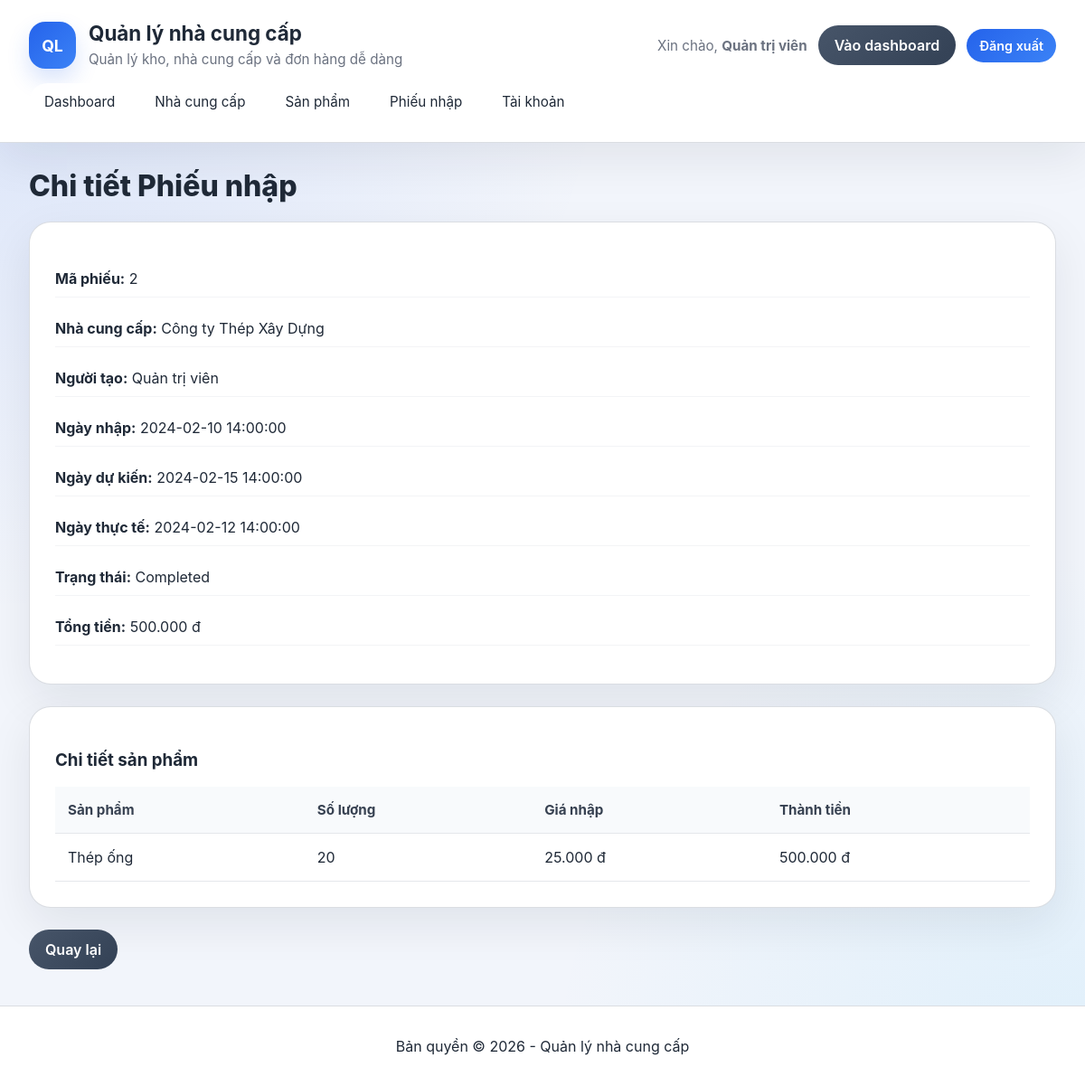
Page /order_view.php?id=2 (signed in) on the committed database.
### tables this page shows
CREATE TABLE `purchase_orders` (
  `order_id` int(11) NOT NULL AUTO_INCREMENT PRIMARY KEY,
  `supplier_id` int(11) NOT NULL,
  `admin_id` int(11) NOT NULL,
  `order_date` datetime DEFAULT current_timestamp(),
  `expected_date` datetime NOT NULL,
  `actual_date` datetime DEFAULT NULL,
  `total_amount` decimal(15,2) DEFAULT 0.00,
  `order_status` enum('Pending','Completed','Cancelled') DEFAULT 'Pending',
  FOREIGN KEY (`supplier_id`) REFERENCES `suppliers` (`supplier_id`),
  FOREIGN KEY (`admin_id`) REFERENCES `users` (`admin_id`)
);

CREATE TABLE `suppliers` (
  `supplier_id` int(11) NOT NULL AUTO_INCREMENT PRIMARY KEY,
  `supplier_name` varchar(100) NOT NULL,
  `contact_email` varchar(100) DEFAULT NULL UNIQUE,
  `phone_number` varchar(20) DEFAULT NULL,
  `address` text DEFAULT NULL,
  `status` enum('Active','Inactive') DEFAULT 'Active',
  `created_at` timestamp NOT NULL DEFAULT current_timestamp()
);

CREATE TABLE `users` (
  `admin_id` int(11) NOT NULL AUTO_INCREMENT PRIMARY KEY,
  `username` varchar(50) NOT NULL UNIQUE,
  `password` varchar(255) NOT NULL,
  `full_name` varchar(100) DEFAULT NULL,
  `role` enum('Admin','Staff') DEFAULT 'Staff',
  `created_at` timestamp NOT NULL DEFAULT current_timestamp()
);

CREATE TABLE `order_details` (
  `order_id` int(11) NOT NULL,
  `material_id` int(11) NOT NULL,
  `quantity` int(11) NOT NULL,
  `unit_price` decimal(15,2) NOT NULL,
  PRIMARY KEY (`order_id`,`material_id`),
  FOREIGN KEY (`order_id`) REFERENCES `purchase_orders` (`order_id`) ON DELETE CASCADE,
  FOREIGN KEY (`material_id`) REFERENCES `materials` (`material_id`)
);

CREATE TABLE `materials` (
  `material_id` int(11) NOT NULL AUTO_INCREMENT PRIMARY KEY,
  `material_name` varchar(100) NOT NULL,
  `unit` varchar(20) NOT NULL,
  `unit_price` decimal(15,2) NOT NULL DEFAULT 0.00,
  `description` text DEFAULT NULL,
  `created_at` timestamp NOT NULL DEFAULT current_timestamp()
);

### functions.php (called while the page is built, shortened)
<?php
function h($value) {
    return htmlspecialchars($value, ENT_QUOTES, 'UTF-8');
}

### order_view.php (the view, shortened to what this page needs)
<?php
require_once __DIR__ . '/header.php';
$id = isset($_GET['id']) ? (int)$_GET['id'] : 0;
$mysqli = db();
$stmt = $mysqli->prepare('SELECT po.order_id, po.order_date, po.expected_date, po.actual_date, po.total_amount, po.order_status, s.supplier_name, u.full_name FROM purchase_orders po JOIN suppliers s ON po.supplier_id = s.supplier_id JOIN users u ON po.admin_id = u.admin_id WHERE po.order_id = ?');
$stmt->bind_param('i', $id);
$stmt->execute();
$result = $stmt->get_result();
$order = $result->fetch_assoc();
$stmt = $mysqli->prepare('SELECT od.material_id, m.material_name, od.quantity, od.unit_price FROM order_details od JOIN materials m ON od.material_id = m.material_id WHERE od.order_id = ?');
$stmt->bind_param('i', $id);
$stmt->execute();
$items = $stmt->get_result()->fetch_all(MYSQLI_ASSOC);
?>
<div class="page-title"><h2>Chi tiết Phiếu nhập</h2></div>
<div class="detail-card">
    <p><strong>Mã phiếu:</strong> <?= h($order['order_id']) ?></p>
    <p><strong>Nhà cung cấp:</strong> <?= h($order['supplier_name']) ?></p>
    <p><strong>Người tạo:</strong> <?= h($order['full_name']) ?></p>
    <p><strong>Ngày nhập:</strong> <?= h($order['order_date']) ?></p>
    <p><strong>Ngày dự kiến:</strong> <?= h($order['expected_date']) ?></p>
    <p><strong>Ngày thực tế:</strong> <?= h($order['actual_date']) ?></p>
    <p><strong>Trạng thái:</strong> <?= h($order['order_status']) ?></p>
    <p><strong>Tổng tiền:</strong> <?= number_format($order['total_amount'], 0, ',', '.') ?> đ</p>
</div>
<div class="table-card">
    <h3>Chi tiết sản phẩm</h3>
    <table>
        <thead>
            <tr><th>Sản phẩm</th><th>Số lượng</th><th>Giá nhập</th><th>Thành tiền</th></tr>
        </thead>
        <tbody>
            <?php foreach ($items as $item): ?>
                <tr>
                    <td><?= h($item['material_name']) ?></td>
                    <td><?= h($item['quantity']) ?></td>
                    <td><?= number_format($item['unit_price'], 0, ',', '.') ?> đ</td>
                    <td><?= number_format($item['quantity'] * $item['unit_price'], 0, ',', '.') ?> đ</td>
                </tr>
            <?php endforeach; ?>
        </tbody>
    </table>
</div>
<a class="button secondary" href="orders.php">Quay lại</a>
<?php require_once __DIR__ . '/footer.php'; ?>

### style.css (style rules this page uses)
:root { --bg: #f2f5fb; --panel: #ffffff; --text: #1f2937; --muted: #6b7280; --accent: #2563eb; --accent-soft: #eff6ff; --danger: #dc2626; --danger-dark: #b91c1c; --border: #d1d5db; --shadow: 0 18px 50px rgba(15, 23, 42, 0.08); }
* { box-sizing: border-box; }
body { margin: 0; min-height: 100vh; font-family: 'Inter', 'Segoe UI', Tahoma, Geneva, Verdana, sans-serif; background: radial-gradient(circle at top left, rgba(37, 99, 235, 0.12), transparent 40%), radial-gradient(circle at bottom right, rgba(56, 189, 248, 0.1), transparent 35%), var(--bg); color: var(--text); }
.button, button { display: inline-flex; align-items: center; justify-content: center; padding: 12px 18px; border: none; border-radius: 999px; background: linear-gradient(135deg, #2563eb, #3b82f6); color: #fff; cursor: pointer; text-decoration: none; transition: transform 0.2s ease, box-shadow 0.2s ease, background-color 0.2s ease; font-weight: 600; }
.button.secondary { background: linear-gradient(135deg, #475569, #334155); }
.page-title h2 { margin: 0 0 20px; font-size: 2rem; font-weight: 800; color: var(--text); }
.table-card, .form-card, .detail-card, .card { background: var(--panel); border: 1px solid rgba(209, 213, 219, 0.8); border-radius: 24px; padding: 28px; margin-bottom: 24px; box-shadow: var(--shadow); transition: transform 0.2s ease, box-shadow 0.2s ease; }
.table-card table { width: 100%; border-collapse: collapse; }
.table-card th, .table-card td { padding: 16px 14px; border-bottom: 1px solid #e5e7eb; text-align: left; vertical-align: middle; }
.table-card th { background: #f8fafc; font-weight: 700; font-size: 0.95rem; color: #374151; }
.detail-card p { margin: 14px 0; padding: 10px 0; border-bottom: 1px solid #f3f4f6; }
.detail-card strong { color: var(--text); font-weight: 700; }

### rows in the picture
purchase_orders: order_id "2", supplier.supplier_name "Công ty Thép Xây Dựng", admin.full_name "Quản trị viên", order_date "2024-02-10 14:00:00", expected_date "2024-02-15 14:00:00", actual_date "2024-02-12 14:00:00", order_status "Completed", total_amount "500.000"
order_details: material.material_name "Thép ống", quantity "20", unit_price "25.000", $item['quantity'] * $item['unit_price'] "500.000"

### other values in the picture
APP_NAME "Quản lý nhà cung cấp"
$_SESSION['user']['full_name'] ?: $_SESSION['user']['username'] "Quản trị viên"
